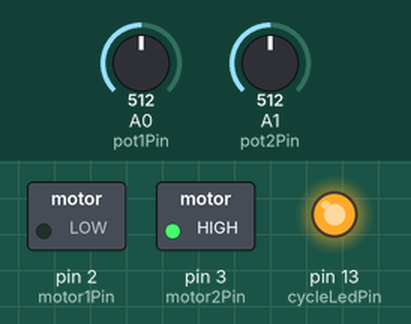
Recording of a sketch running on a simulated Arduino Uno, built with avr-gcc and run on an emulated ATmega328P. On the bench: switched loads named in the sketch (green lamp = pin HIGH), output pins drawn as LEDs (lit = HIGH). Dashed ring = blinking. The test bench sets the inputs (shaded band); at power-on: A1 (pot2Pin) = 512, A0 (pot1Pin) = 512.

Above: at 2.9 s.
3.0 s: A1 (pot2Pin) set to 122
6.5 s: A0 (pot1Pin) set to 1023
At 8.3 s:
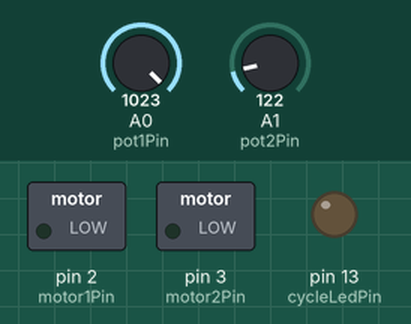
10.0 s: A0 (pot1Pin) set to 306
At 12.18 s:
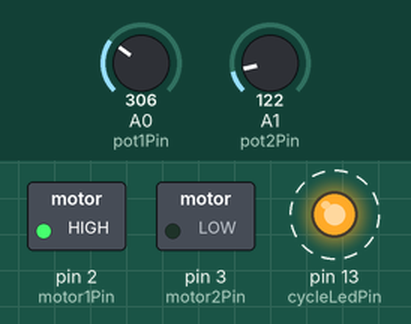
13.5 s: A1 (pot2Pin) set to 716
At 14.9 s:
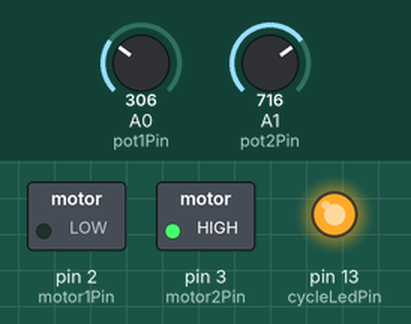
16.3 s: A1 (pot2Pin) set to 511
At 19.5 s:
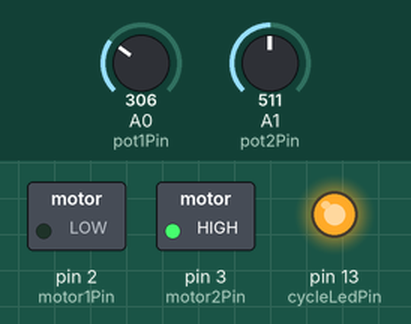
19.8 s: A1 (pot2Pin) set to 900
At 22.2 s:
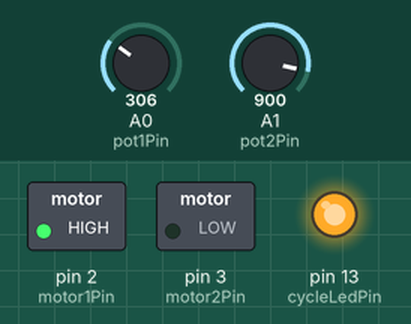
Timing chart, 0 to 23.6 s (numbered marks = the images above; inputs shaded):
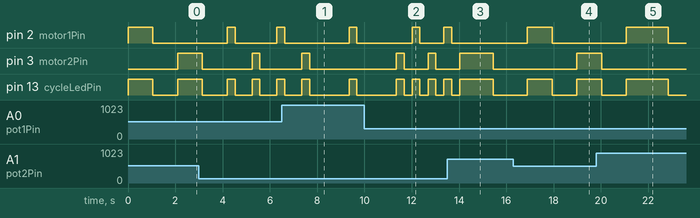

The sketch:

relaxer.ino
```cpp
// (licence header left out)
// I/O pins
const int cycleLedPin = 13;     // toggles with each tick

const int pot1Pin = A0;         // duration pot
const int pot2Pin = A1;         // period pot
const int motor1Pin = 2;        // vibration motor transistor
const int motor2Pin = 3;        // ""

// LED state vars
boolean isCycleLedOn = false;   // whether LED is on or not. used by toggleCycleLed()

// tick vars
int vibePeriod = 0;         // how often the motor vibrates in ms: a range ~ [100 ms, 2000 ms]. set by adjustPeriodAndDurationBasedOnPots()
int vibeDuration = 500;     // how long the motor vibrates in ms: ""


void setup() {
    pinMode(cycleLedPin, OUTPUT);
    pinMode(motor1Pin, OUTPUT);
    pinMode(motor2Pin, OUTPUT);
}

void loop() {
    adjustPeriodAndDurationBasedOnPots();
    cycleMotor(motor1Pin);

    adjustPeriodAndDurationBasedOnPots();
    cycleMotor(motor2Pin);
}

void cycleMotor(int motorPin) {
    // start vibration period, leaving on for duration pulse
    digitalWrite(motorPin, HIGH);
    toggleCycleLed();
    delay(vibeDuration);

    // stop vibrating, leaving off for remainder of period
    digitalWrite(motorPin, LOW);
    toggleCycleLed();
    int remainingDelay = vibePeriod - vibeDuration;
    delay(max(remainingDelay, vibeDuration));     // max ensures duration <= period. that case means the motor is always on
}

void adjustPeriodAndDurationBasedOnPots() {
    int periodValue = analogRead(pot1Pin);           // interval [0, 1023]
    int durationValue = analogRead(pot2Pin);         // ""
    int period = (1.8573 * periodValue) + 100;       // line equation to convert above to ~ [100 ms, 2000 ms]
    int duration = (1.8573 * durationValue) + 100;   // ""
    vibePeriod = period;
    vibeDuration = duration;
}

boolean toggleCycleLed() {
    isCycleLedOn = !isCycleLedOn;
    digitalWrite(cycleLedPin, isCycleLedOn);
}
```

Measured:
- after the input at 6.5 s, pin 3 (motor2Pin): goes on until 7.7 s, then stays LOW
- after the input at 10.0 s, pin 2 (motor1Pin): LOW → HIGH after 2.0 s instead of 3.4 s
- after the input at 13.5 s, pin 2 (motor1Pin): goes on until 13.7 s, then stays LOW
- after the input at 16.3 s, pin 3 (motor2Pin): LOW → HIGH after 2.7 s instead of 3.4 s
- after the input at 19.8 s, pin 3 (motor2Pin): goes on until 20.0 s, then stays LOW
